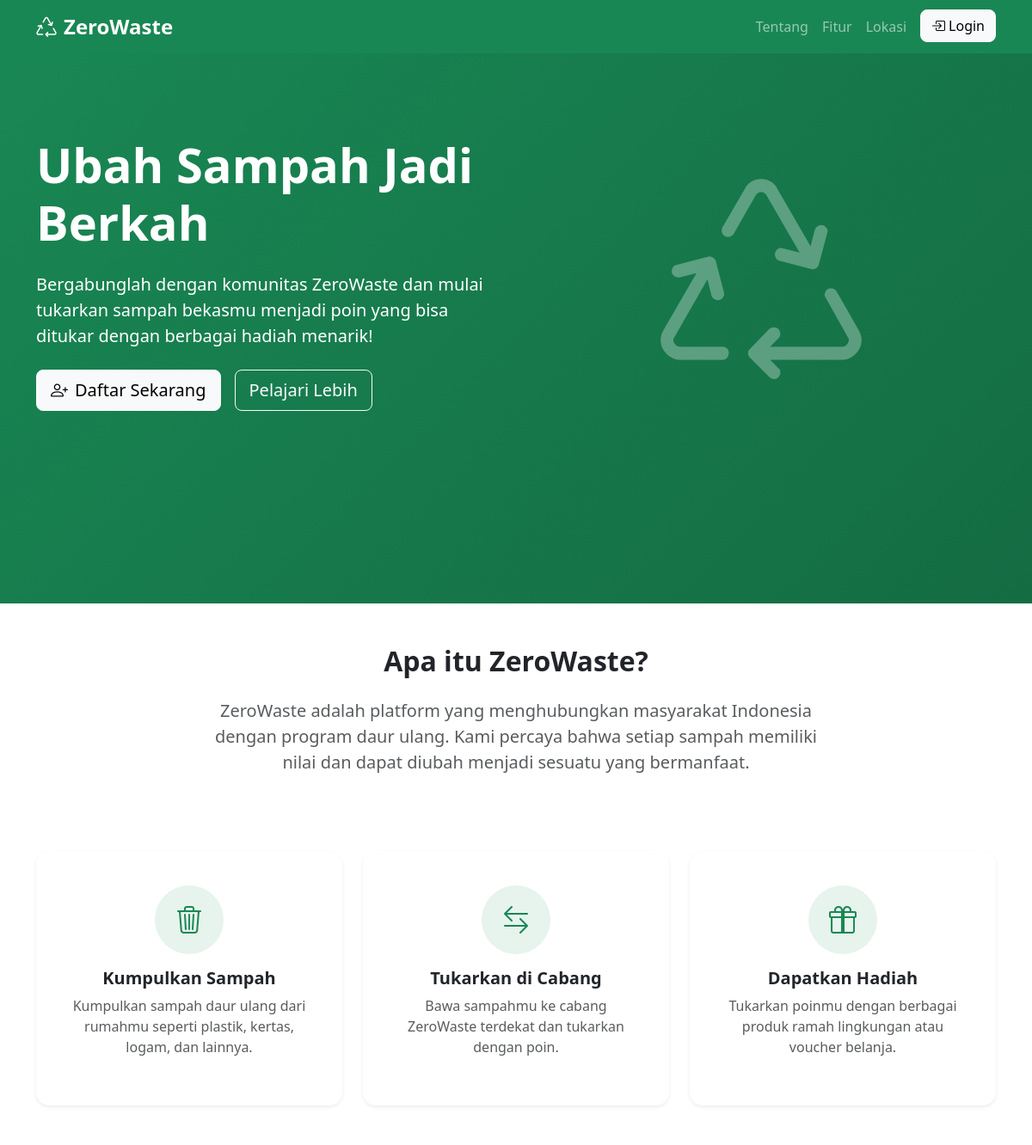
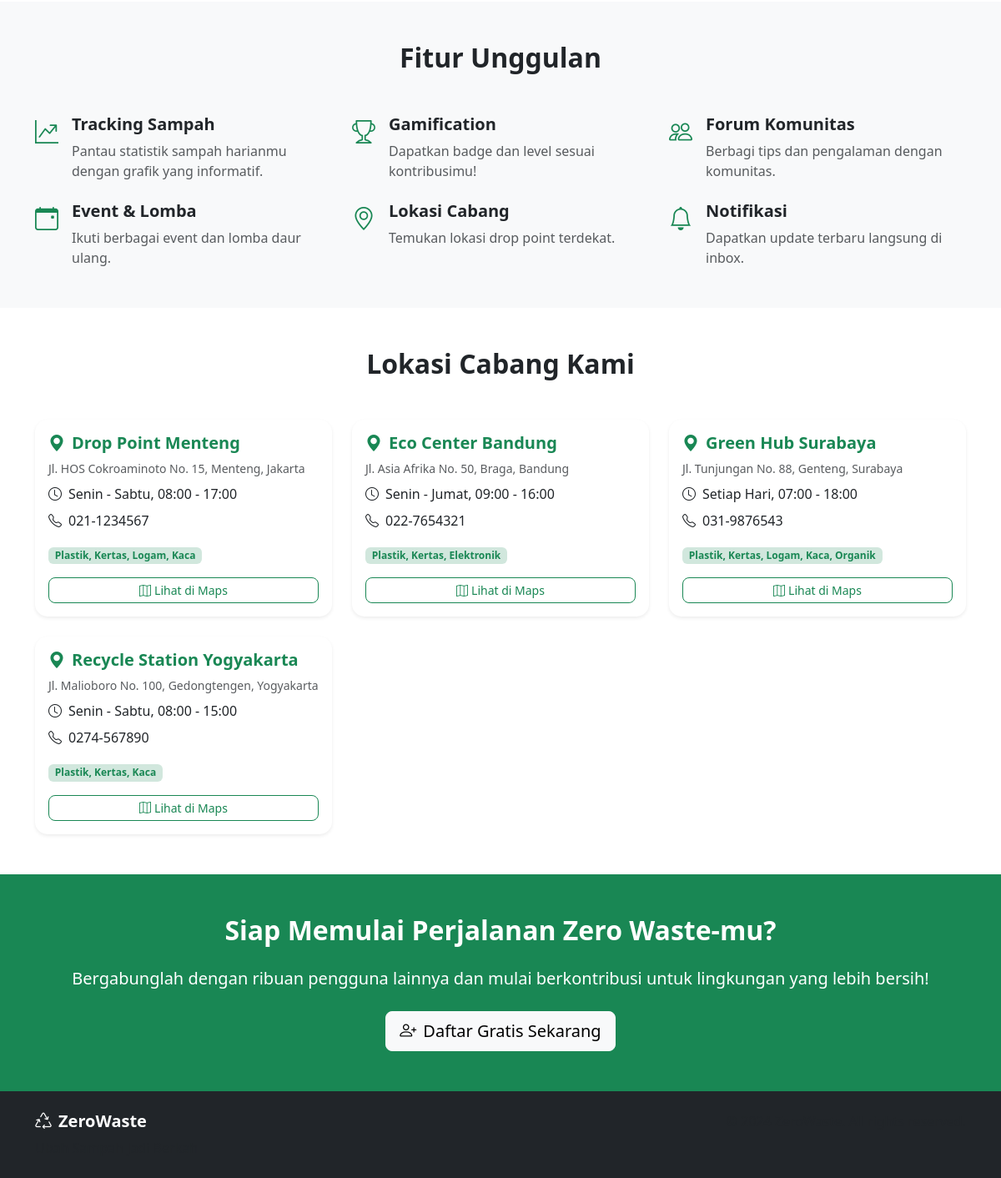
The page / on the database its author committed (2 pictures, top to bottom).
### tables this page shows
CREATE TABLE `recycling_locations` (
  `id` int(11) NOT NULL AUTO_INCREMENT,
  `name` varchar(100) NOT NULL,
  `address` text NOT NULL,
  `city` varchar(100) NOT NULL,
  `phone` varchar(20) DEFAULT NULL,
  `maps_link` text DEFAULT NULL,
  `operating_hours` varchar(100) DEFAULT NULL,
  `waste_types` text DEFAULT NULL,
  `is_active` tinyint(1) DEFAULT 1,
  `created_at` datetime DEFAULT CURRENT_TIMESTAMP,
  PRIMARY KEY (`id`)
);

### config/functions.php (called while the page is built, shortened)
<?php
function sanitize($data) {
    return htmlspecialchars(trim($data), ENT_QUOTES, 'UTF-8');
}
?>

### index.php (the view, shortened to what this page needs)
<?php
require_once 'config/database.php';
require_once 'config/functions.php';
?>
<!DOCTYPE html>
<html lang="id">
<head>
    <link href="https://cdn.jsdelivr.net/npm/bootstrap@5.3.2/dist/css/bootstrap.min.css" rel="stylesheet">
    <link href="https://cdn.jsdelivr.net/npm/bootstrap-icons@1.11.1/font/bootstrap-icons.css" rel="stylesheet">
    <link href="assets/css/style.css" rel="stylesheet">
</head>
<body>
    <nav class="navbar navbar-expand-lg navbar-dark bg-success">
        <div class="container">
            <a class="navbar-brand fw-bold" href="index.php">
                <i class="bi bi-recycle me-2"></i>ZeroWaste
            </a>
            <div class="collapse navbar-collapse" id="navbarNav">
                <ul class="navbar-nav ms-auto">
                    <li class="nav-item">
                        <a class="nav-link" href="#about">Tentang</a>
                    </li>
                    <li class="nav-item">
                        <a class="nav-link" href="#features">Fitur</a>
                    </li>
                    <li class="nav-item">
                        <a class="nav-link" href="#locations">Lokasi</a>
                    </li>
                    <li class="nav-item">
                        <a class="btn btn-light ms-2" href="login.php">
                            <i class="bi bi-box-arrow-in-right me-1"></i>Login
                        </a>
                    </li>
                </ul>
            </div>
        </div>
    </nav>
    <section class="hero-section bg-gradient-green text-white py-5">
        <div class="container py-5">
            <div class="row align-items-center">
                <div class="col-lg-6">
                    <h1 class="display-4 fw-bold mb-4">Ubah Sampah Jadi Berkah</h1>
                    <p class="lead mb-4">Bergabunglah dengan komunitas ZeroWaste dan mulai tukarkan sampah bekasmu menjadi poin yang bisa ditukar dengan berbagai hadiah menarik!</p>
                    <div class="d-flex gap-3">
                        <a href="register.php" class="btn btn-light btn-lg">
                            <i class="bi bi-person-plus me-2"></i>Daftar Sekarang
                        </a>
                        <a href="#about" class="btn btn-outline-light btn-lg">Pelajari Lebih</a>
                    </div>
                </div>
                <div class="col-lg-6 text-center">
                    <i class="bi bi-recycle display-1" style="font-size: 15rem; opacity: 0.3;"></i>
                </div>
            </div>
        </div>
    </section>
    <section id="about" class="py-5">
        <div class="container">
            <div class="row">
                <div class="col-lg-8 mx-auto text-center">
                    <h2 class="fw-bold mb-4">Apa itu ZeroWaste?</h2>
                    <p class="lead text-muted">ZeroWaste adalah platform yang menghubungkan masyarakat Indonesia dengan program daur ulang. Kami percaya bahwa setiap sampah memiliki nilai dan dapat diubah menjadi sesuatu yang bermanfaat.</p>
                </div>
            </div>
            <div class="row mt-5 g-4">
                <div class="col-md-4">
                    <div class="card h-100 border-0 shadow-sm text-center p-4">
                        <div class="card-body">
                            <div class="bg-success bg-opacity-10 rounded-circle d-inline-flex align-items-center justify-content-center mb-3" style="width: 80px; height: 80px;">
                                <i class="bi bi-trash3 text-success" style="font-size: 2rem;"></i>
                            </div>
                            <h5 class="fw-bold">Kumpulkan Sampah</h5>
                            <p class="text-muted">Kumpulkan sampah daur ulang dari rumahmu seperti plastik, kertas, logam, dan lainnya.</p>
                        </div>
                    </div>
                </div>
                <div class="col-md-4">
                    <div class="card h-100 border-0 shadow-sm text-center p-4">
                        <div class="card-body">
                            <div class="bg-success bg-opacity-10 rounded-circle d-inline-flex align-items-center justify-content-center mb-3" style="width: 80px; height: 80px;">
                                <i class="bi bi-arrow-left-right text-success" style="font-size: 2rem;"></i>
                            </div>
                            <h5 class="fw-bold">Tukarkan di Cabang</h5>
                            <p class="text-muted">Bawa sampahmu ke cabang ZeroWaste terdekat dan tukarkan dengan poin.</p>
                        </div>
                    </div>
                </div>
                <div class="col-md-4">
                    <div class="card h-100 border-0 shadow-sm text-center p-4">
                        <div class="card-body">
                            <div class="bg-success bg-opacity-10 rounded-circle d-inline-flex align-items-center justify-content-center mb-3" style="width: 80px; height: 80px;">
                                <i class="bi bi-gift text-success" style="font-size: 2rem;"></i>
                            </div>
                            <h5 class="fw-bold">Dapatkan Hadiah</h5>
                            <p class="text-muted">Tukarkan poinmu dengan berbagai produk ramah lingkungan atau voucher belanja.</p>
                        </div>
                    </div>
                </div>
            </div>
        </div>
    </section>
    <section id="features" class="py-5 bg-light">
        <div class="container">
            <h2 class="fw-bold text-center mb-5">Fitur Unggulan</h2>
            <div class="row g-4">
                <div class="col-md-6 col-lg-4">
                    <div class="d-flex">
                        <div class="me-3">
                            <i class="bi bi-graph-up-arrow text-success fs-3"></i>
                        </div>
                        <div>
                            <h5 class="fw-bold">Tracking Sampah</h5>
                            <p class="text-muted mb-0">Pantau statistik sampah harianmu dengan grafik yang informatif.</p>
                        </div>
                    </div>
                </div>
                <div class="col-md-6 col-lg-4">
                    <div class="d-flex">
                        <div class="me-3">
                            <i class="bi bi-trophy text-success fs-3"></i>
                        </div>
                        <div>
                            <h5 class="fw-bold">Gamification</h5>
                            <p class="text-muted mb-0">Dapatkan badge dan level sesuai kontribusimu!</p>
                        </div>
                    </div>
                </div>
                <div class="col-md-6 col-lg-4">
                    <div class="d-flex">
                        <div class="me-3">
                            <i class="bi bi-people text-success fs-3"></i>
                        </div>
                        <div>
                            <h5 class="fw-bold">Forum Komunitas</h5>
                            <p class="text-muted mb-0">Berbagi tips dan pengalaman dengan komunitas.</p>
                        </div>
                    </div>
                </div>
                <div class="col-md-6 col-lg-4">
                    <div class="d-flex">
                        <div class="me-3">
                            <i class="bi bi-calendar-event text-success fs-3"></i>
                        </div>
                        <div>
                            <h5 class="fw-bold">Event & Lomba</h5>
                            <p class="text-muted mb-0">Ikuti berbagai event dan lomba daur ulang.</p>
                        </div>
                    </div>
                </div>
                <div class="col-md-6 col-lg-4">
                    <div class="d-flex">
                        <div class="me-3">
                            <i class="bi bi-geo-alt text-success fs-3"></i>
                        </div>
                        <div>
                            <h5 class="fw-bold">Lokasi Cabang</h5>
                            <p class="text-muted mb-0">Temukan lokasi drop point terdekat.</p>
                        </div>
                    </div>
                </div>
                <div class="col-md-6 col-lg-4">
                    <div class="d-flex">
                        <div class="me-3">
                            <i class="bi bi-bell text-success fs-3"></i>
                        </div>
                        <div>
                            <h5 class="fw-bold">Notifikasi</h5>
                            <p class="text-muted mb-0">Dapatkan update terbaru langsung di inbox.</p>
                        </div>
                    </div>
                </div>
            </div>
        </div>
    </section>
    <section id="locations" class="py-5">
        <div class="container">
            <h2 class="fw-bold text-center mb-5">Lokasi Cabang Kami</h2>
            <div class="row g-4">
                <?php
                $stmt = $pdo->query("SELECT * FROM recycling_locations WHERE is_active = 1 LIMIT 6");
                while ($loc = $stmt->fetch()):
                ?>
                <div class="col-md-6 col-lg-4">
                    <div class="card h-100 border-0 shadow-sm">
                        <div class="card-body">
                            <h5 class="fw-bold text-success">
                                <i class="bi bi-geo-alt-fill me-2"></i><?= sanitize($loc['name']) ?>
                            </h5>
                            <p class="text-muted small mb-2"><?= sanitize($loc['address']) ?>, <?= sanitize($loc['city']) ?></p>
                            <p class="mb-2"><i class="bi bi-clock me-2"></i><?= sanitize($loc['operating_hours']) ?></p>
                            <p class="mb-3"><i class="bi bi-telephone me-2"></i><?= sanitize($loc['phone']) ?></p>
                            <span class="badge bg-success-subtle text-success"><?= sanitize($loc['waste_types']) ?></span>
                            <?php if ($loc['maps_link']): ?>
                            <a href="<?= sanitize($loc['maps_link']) ?>" target="_blank" class="btn btn-sm btn-outline-success mt-3 w-100">
                                <i class="bi bi-map me-1"></i>Lihat di Maps
                            </a>
                            <?php endif; ?>
                        </div>
                    </div>
                </div>
                <?php endwhile; ?>
            </div>
        </div>
    </section>
    <section class="py-5 bg-success text-white">
        <div class="container text-center">
            <h2 class="fw-bold mb-4">Siap Memulai Perjalanan Zero Waste-mu?</h2>
            <p class="lead mb-4">Bergabunglah dengan ribuan pengguna lainnya dan mulai berkontribusi untuk lingkungan yang lebih bersih!</p>
            <a href="register.php" class="btn btn-light btn-lg">
                <i class="bi bi-person-plus me-2"></i>Daftar Gratis Sekarang
            </a>
        </div>
    </section>
    <footer class="py-4 bg-dark text-white">
        <div class="container">
            <div class="row">
                <div class="col-md-6">
                    <h5 class="fw-bold"><i class="bi bi-recycle me-2"></i>ZeroWaste</h5>
                    <p class="text-muted mb-0">Ubah Sampah Jadi Berkah</p>
                </div>
                <div class="col-md-6 text-md-end">
                    <p class="text-muted mb-0">&copy; 2024 ZeroWaste. All rights reserved.</p>
                </div>
            </div>
        </div>
    </footer>
</body>
</html>

### assets/css/style.css (style rules this page uses)
:root { --primary-green: #198754; --light-green: #d1e7dd; --dark-green: #146c43; }
body { font-family: 'Segoe UI', Tahoma, Geneva, Verdana, sans-serif; }
.bg-gradient-green { background: linear-gradient(135deg, #198754 0%, #146c43 100%); }
.hero-section { min-height: 80vh; }
.navbar-brand { font-size: 1.5rem; }
.card { border-radius: 15px; transition: transform 0.2s, box-shadow 0.2s; }
.btn { border-radius: 8px; }

### rows shown on the page
recycling_locations: name "Drop Point Menteng", address "Jl. HOS Cokroaminoto No. 15, Menteng", city "Jakarta", operating_hours "Senin - Sabtu, 08:00 - 17:00", phone "021-1234567", waste_types "Plastik, Kertas, Logam, Kaca"
recycling_locations: name "Eco Center Bandung", address "Jl. Asia Afrika No. 50, Braga", city "Bandung", operating_hours "Senin - Jumat, 09:00 - 16:00", phone "022-7654321", waste_types "Plastik, Kertas, Elektronik"
recycling_locations: name "Green Hub Surabaya", address "Jl. Tunjungan No. 88, Genteng", city "Surabaya", operating_hours "Setiap Hari, 07:00 - 18:00", phone "031-9876543", waste_types "Plastik, Kertas, Logam, Kaca, Organik"
recycling_locations: name "Recycle Station Yogyakarta", address "Jl. Malioboro No. 100, Gedongtengen", city "Yogyakarta", operating_hours "Senin - Sabtu, 08:00 - 15:00", phone "0274-567890", waste_types "Plastik, Kertas, Kaca"
